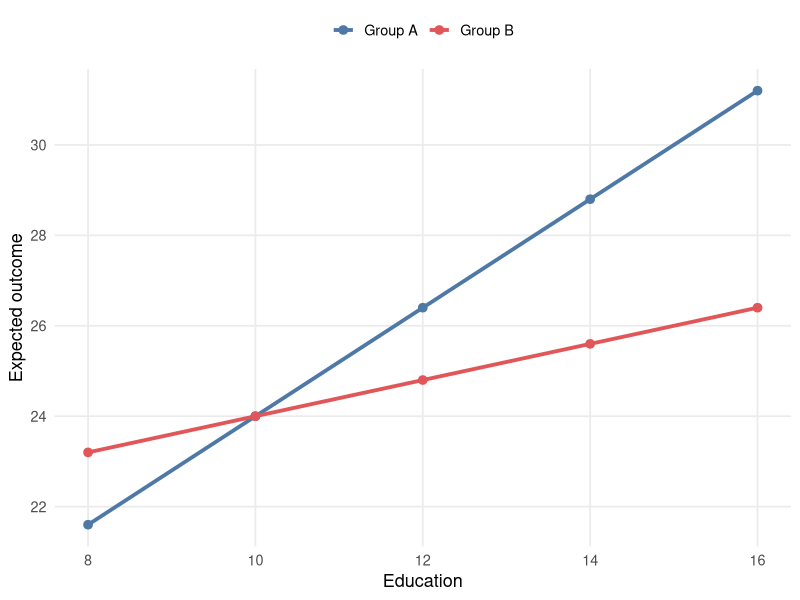

Write the R code that produced this figure.
## ---- chunk 1
#| echo: false
#| results: false
#| warning: false
#| message: false

library(tidyverse)

options(scipen = 999)

interaction_example <- crossing(
  education = seq(8, 16, by = 2),
  group = c("Group A", "Group B")
) |>
  mutate(
    expected_y = case_when(
      group == "Group A" ~ 12 + 1.2 * education,
      group == "Group B" ~ 20 + 0.4 * education
    )
  )

interaction_plot <- ggplot(
  interaction_example,
  aes(x = education, y = expected_y, color = group)
) +
  geom_line(linewidth = 1.3) +
  geom_point(size = 2.6) +
  scale_color_manual(values = c("Group A" = "#4E79A7", "Group B" = "#E15759")) +
  labs(
    x = "Education",
    y = "Expected outcome",
    color = NULL
  ) +
  theme_minimal(base_size = 13) +
  theme(
    legend.position = "top",
    panel.grid.minor = element_blank()
  )
## ---- chunk 2
#| echo: false
#| fig-height: 4.2
#| fig-align: center
print(interaction_plot)
